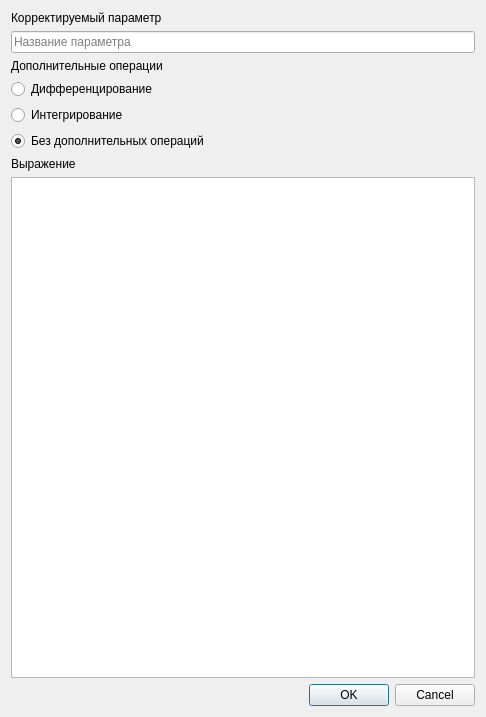
<?xml version="1.0" encoding="UTF-8"?>
<ui version="4.0">
 <class>Dialog_correcting_edit</class>
 <widget class="QDialog" name="Dialog_correcting_edit">
  <property name="geometry">
   <rect>
    <x>0</x>
    <y>0</y>
    <width>486</width>
    <height>717</height>
   </rect>
  </property>
  <property name="windowTitle">
   <string>Корректируемый параметр</string>
  </property>
  <property name="windowIcon">
   <iconset>
    <normaloff>icon.ico</normaloff>icon.ico</iconset>
  </property>
  <layout class="QHBoxLayout" name="horizontalLayout">
   <item>
    <layout class="QVBoxLayout" name="verticalLayout_2">
     <item>
      <layout class="QVBoxLayout" name="verticalLayout">
       <item>
        <widget class="QLabel" name="label_4">
         <property name="text">
          <string>Корректируемый параметр</string>
         </property>
        </widget>
       </item>
       <item>
        <widget class="QLineEdit" name="line_corrected_parameters_name">
         <property name="sizePolicy">
          <sizepolicy hsizetype="Minimum" vsizetype="Fixed">
           <horstretch>0</horstretch>
           <verstretch>0</verstretch>
          </sizepolicy>
         </property>
         <property name="placeholderText">
          <string>Название параметра</string>
         </property>
        </widget>
       </item>
       <item>
        <widget class="QLabel" name="label_23">
         <property name="text">
          <string>Дополнительные операции</string>
         </property>
        </widget>
       </item>
       <item>
        <widget class="QRadioButton" name="radioButton_gradient">
         <property name="text">
          <string>Дифференцирование</string>
         </property>
        </widget>
       </item>
       <item>
        <widget class="QRadioButton" name="radioButton_integral">
         <property name="text">
          <string>Интегрирование</string>
         </property>
         <property name="checked">
          <bool>false</bool>
         </property>
        </widget>
       </item>
       <item>
        <widget class="QRadioButton" name="radioButton_no_extra_operations">
         <property name="enabled">
          <bool>true</bool>
         </property>
         <property name="text">
          <string>Без дополнительных операций</string>
         </property>
         <property name="checked">
          <bool>true</bool>
         </property>
         <property name="autoRepeat">
          <bool>false</bool>
         </property>
        </widget>
       </item>
       <item>
        <widget class="QLabel" name="label_3">
         <property name="text">
          <string>Выражение</string>
         </property>
        </widget>
       </item>
       <item>
        <widget class="QTextEdit" name="text_edit_correcting_expression">
         <property name="sizePolicy">
          <sizepolicy hsizetype="Expanding" vsizetype="Expanding">
           <horstretch>0</horstretch>
           <verstretch>0</verstretch>
          </sizepolicy>
         </property>
        </widget>
       </item>
      </layout>
     </item>
     <item>
      <widget class="QDialogButtonBox" name="buttonBox">
       <property name="orientation">
        <enum>Qt::Horizontal</enum>
       </property>
       <property name="standardButtons">
        <set>QDialogButtonBox::Cancel|QDialogButtonBox::Ok</set>
       </property>
      </widget>
     </item>
    </layout>
   </item>
  </layout>
 </widget>
 <resources/>
 <connections>
  <connection>
   <sender>buttonBox</sender>
   <signal>accepted()</signal>
   <receiver>Dialog_correcting_edit</receiver>
   <slot>accept()</slot>
   <hints>
    <hint type="sourcelabel">
     <x>248</x>
     <y>254</y>
    </hint>
    <hint type="destinationlabel">
     <x>157</x>
     <y>274</y>
    </hint>
   </hints>
  </connection>
  <connection>
   <sender>buttonBox</sender>
   <signal>rejected()</signal>
   <receiver>Dialog_correcting_edit</receiver>
   <slot>reject()</slot>
   <hints>
    <hint type="sourcelabel">
     <x>316</x>
     <y>260</y>
    </hint>
    <hint type="destinationlabel">
     <x>286</x>
     <y>274</y>
    </hint>
   </hints>
  </connection>
 </connections>
</ui>
